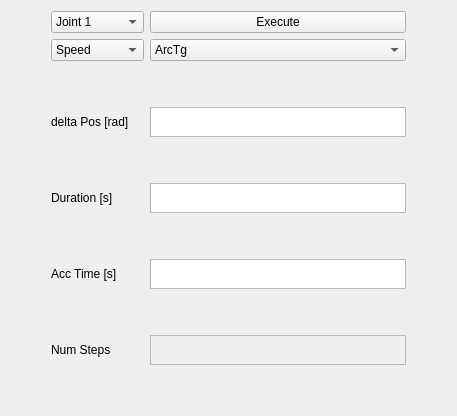
            <widget class="QWidget" name="jnt_traj_page">
             <layout class="QHBoxLayout" name="horizontalLayout_6">
              <item>
               <layout class="QGridLayout" name="jnt_traj_gridLayout">
                <item row="1" column="1">
                 <widget class="QComboBox" name="traj_var_comboBox">
                  <item>
                   <property name="text">
                    <string>Speed</string>
                   </property>
                  </item>
                  <item>
                   <property name="text">
                    <string>PWM</string>
                   </property>
                  </item>
                  <item>
                   <property name="text">
                    <string>PWM Steps</string>
                   </property>
                  </item>
                 </widget>
                </item>
                <item row="7" column="1">
                 <widget class="QLabel" name="traj_acc_label">
                  <property name="text">
                   <string>Acc Time [s]</string>
                  </property>
                 </widget>
                </item>
                <item row="6" column="1">
                 <spacer name="verticalSpacer_26">
                  <property name="orientation">
                   <enum>Qt::Vertical</enum>
                  </property>
                  <property name="sizeHint" stdset="0">
                   <size>
                    <width>20</width>
                    <height>40</height>
                   </size>
                  </property>
                 </spacer>
                </item>
                <item row="2" column="1">
                 <spacer name="verticalSpacer_27">
                  <property name="orientation">
                   <enum>Qt::Vertical</enum>
                  </property>
                  <property name="sizeHint" stdset="0">
                   <size>
                    <width>20</width>
                    <height>40</height>
                   </size>
                  </property>
                 </spacer>
                </item>
                <item row="3" column="1">
                 <widget class="QLabel" name="traj_delta_label">
                  <property name="text">
                   <string>delta Pos [rad]</string>
                  </property>
                 </widget>
                </item>
                <item row="4" column="1">
                 <spacer name="verticalSpacer_28">
                  <property name="orientation">
                   <enum>Qt::Vertical</enum>
                  </property>
                  <property name="sizeHint" stdset="0">
                   <size>
                    <width>20</width>
                    <height>40</height>
                   </size>
                  </property>
                 </spacer>
                </item>
                <item row="5" column="1">
                 <widget class="QLabel" name="traj_dur_label">
                  <property name="text">
                   <string>Duration [s]</string>
                  </property>
                 </widget>
                </item>
                <item row="3" column="3">
                 <spacer name="horizontalSpacer_15">
                  <property name="orientation">
                   <enum>Qt::Horizontal</enum>
                  </property>
                  <property name="sizeHint" stdset="0">
                   <size>
                    <width>40</width>
                    <height>20</height>
                   </size>
                  </property>
                 </spacer>
                </item>
                <item row="5" column="2">
                 <widget class="QPlainTextEdit" name="traj_dur_plainTextEdit">
                  <property name="maximumSize">
                   <size>
                    <width>16777215</width>
                    <height>30</height>
                   </size>
                  </property>
                 </widget>
                </item>
                <item row="8" column="1">
                 <spacer name="verticalSpacer_29">
                  <property name="orientation">
                   <enum>Qt::Vertical</enum>
                  </property>
                  <property name="sizeHint" stdset="0">
                   <size>
                    <width>20</width>
                    <height>40</height>
                   </size>
                  </property>
                 </spacer>
                </item>
                <item row="7" column="2">
                 <widget class="QPlainTextEdit" name="traj_acct_plainTextEdit">
                  <property name="maximumSize">
                   <size>
                    <width>16777215</width>
                    <height>30</height>
                   </size>
                  </property>
                 </widget>
                </item>
                <item row="4" column="0">
                 <spacer name="horizontalSpacer_16">
                  <property name="orientation">
                   <enum>Qt::Horizontal</enum>
                  </property>
                  <property name="sizeHint" stdset="0">
                   <size>
                    <width>40</width>
                    <height>20</height>
                   </size>
                  </property>
                 </spacer>
                </item>
                <item row="3" column="2">
                 <widget class="QPlainTextEdit" name="traj_dpos_plainTextEdit">
                  <property name="maximumSize">
                   <size>
                    <width>16777215</width>
                    <height>30</height>
                   </size>
                  </property>
                 </widget>
                </item>
                <item row="0" column="1">
                 <widget class="QComboBox" name="jnt_traj_comboBox">
                  <item>
                   <property name="text">
                    <string>Joint 1</string>
                   </property>
                  </item>
                  <item>
                   <property name="text">
                    <string>Joint 2</string>
                   </property>
                  </item>
                  <item>
                   <property name="text">
                    <string>Joint 3</string>
                   </property>
                  </item>
                 </widget>
                </item>
                <item row="0" column="2">
                 <widget class="QPushButton" name="exe_jnt_traj_pushButton">
                  <property name="text">
                   <string>Execute</string>
                  </property>
                 </widget>
                </item>
                <item row="1" column="2">
                 <widget class="QComboBox" name="traj_int_type_comboBox">
                  <item>
                   <property name="text">
                    <string>ArcTg</string>
                   </property>
                  </item>
                  <item>
                   <property name="text">
                    <string>Linear</string>
                   </property>
                  </item>
                 </widget>
                </item>
                <item row="9" column="2">
                 <widget class="QPlainTextEdit" name="traj_num_steps_plainTextEdit">
                  <property name="enabled">
                   <bool>false</bool>
                  </property>
                  <property name="maximumSize">
                   <size>
                    <width>16777215</width>
                    <height>30</height>
                   </size>
                  </property>
                 </widget>
                </item>
                <item row="9" column="1">
                 <widget class="QLabel" name="traj_steps_label">
                  <property name="text">
                   <string>Num Steps</string>
                  </property>
                 </widget>
                </item>
                <item row="10" column="1">
                 <spacer name="verticalSpacer_34">
                  <property name="orientation">
                   <enum>Qt::Vertical</enum>
                  </property>
                  <property name="sizeHint" stdset="0">
                   <size>
                    <width>20</width>
                    <height>40</height>
                   </size>
                  </property>
                 </spacer>
                </item>
               </layout>
              </item>
             </layout>
            </widget>
